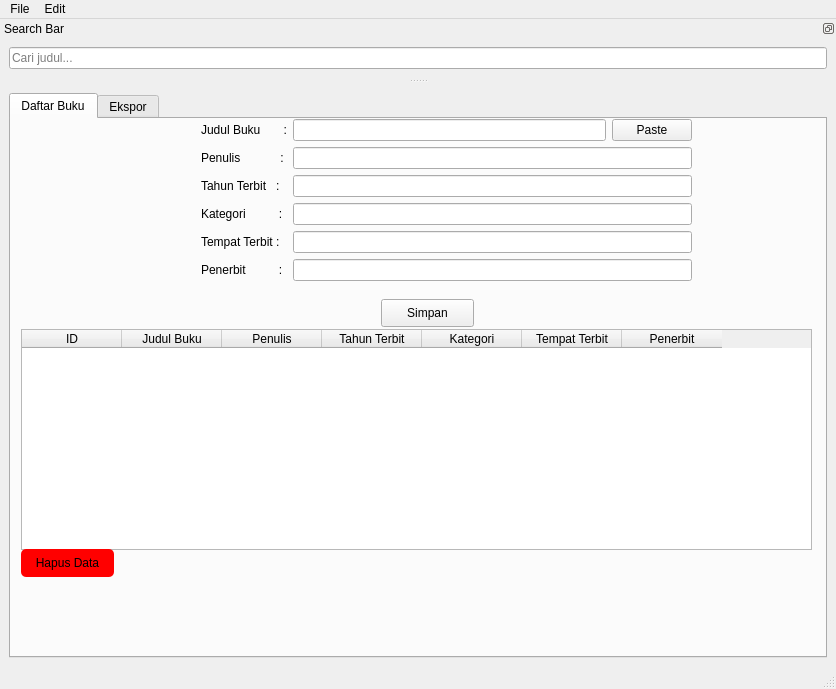
<?xml version="1.0" encoding="UTF-8"?>
<ui version="4.0">
 <class>MainWindow</class>
 <widget class="QMainWindow" name="MainWindow">
  <property name="geometry">
   <rect>
    <x>0</x>
    <y>0</y>
    <width>836</width>
    <height>689</height>
   </rect>
  </property>
  <property name="windowTitle">
   <string>Manajemen Buku - F1D022043_Faizah</string>
  </property>
  <property name="layoutDirection">
   <enum>Qt::LeftToRight</enum>
  </property>
  <widget class="QWidget" name="centralwidget">
   <layout class="QVBoxLayout" name="verticalLayout_2">
    <item>
     <widget class="QTabWidget" name="menus">
      <property name="layoutDirection">
       <enum>Qt::LeftToRight</enum>
      </property>
      <property name="styleSheet">
       <string notr="true"/>
      </property>
      <property name="currentIndex">
       <number>0</number>
      </property>
      <property name="elideMode">
       <enum>Qt::ElideLeft</enum>
      </property>
      <widget class="QWidget" name="daftar_buku">
       <attribute name="title">
        <string>Daftar Buku</string>
       </attribute>
       <widget class="QWidget" name="formLayoutWidget">
        <property name="geometry">
         <rect>
          <x>190</x>
          <y>0</y>
          <width>491</width>
          <height>177</height>
         </rect>
        </property>
        <layout class="QFormLayout" name="formLayout">
         <item row="0" column="0">
          <widget class="QLabel" name="label_judul">
           <property name="text">
            <string>Judul Buku       :</string>
           </property>
          </widget>
         </item>
         <item row="1" column="0">
          <widget class="QLabel" name="label_pengarang">
           <property name="text">
            <string>Penulis            :</string>
           </property>
          </widget>
         </item>
         <item row="1" column="1">
          <widget class="QLineEdit" name="lineEdit_penulis"/>
         </item>
         <item row="2" column="0">
          <widget class="QLabel" name="label_tahun">
           <property name="text">
            <string>Tahun Terbit   :</string>
           </property>
          </widget>
         </item>
         <item row="2" column="1">
          <widget class="QLineEdit" name="lineEdit_tahun"/>
         </item>
         <item row="3" column="0">
          <widget class="QLabel" name="label_kategori">
           <property name="text">
            <string>Kategori          :</string>
           </property>
          </widget>
         </item>
         <item row="3" column="1">
          <widget class="QLineEdit" name="lineEdit_kategori"/>
         </item>
         <item row="4" column="0">
          <widget class="QLabel" name="label_tempatTerbit">
           <property name="text">
            <string>Tempat Terbit :</string>
           </property>
          </widget>
         </item>
         <item row="4" column="1">
          <widget class="QLineEdit" name="lineEdit_tempatTerbit"/>
         </item>
         <item row="0" column="1">
          <layout class="QHBoxLayout" name="horizontalLayout">
           <item>
            <widget class="QLineEdit" name="lineEdit_judul"/>
           </item>
           <item>
            <widget class="QPushButton" name="pushButton_pasteClipboard">
             <property name="text">
              <string>Paste</string>
             </property>
            </widget>
           </item>
          </layout>
         </item>
         <item row="5" column="0">
          <widget class="QLabel" name="label_penerbit">
           <property name="text">
            <string>Penerbit          :</string>
           </property>
          </widget>
         </item>
         <item row="5" column="1">
          <widget class="QLineEdit" name="lineEdit_penerbit"/>
         </item>
        </layout>
       </widget>
       <widget class="QPushButton" name="pushButton_simpan">
        <property name="geometry">
         <rect>
          <x>370</x>
          <y>180</y>
          <width>93</width>
          <height>28</height>
         </rect>
        </property>
        <property name="text">
         <string>Simpan</string>
        </property>
       </widget>
       <widget class="QTableWidget" name="tableWidget">
        <property name="geometry">
         <rect>
          <x>10</x>
          <y>210</y>
          <width>791</width>
          <height>221</height>
         </rect>
        </property>
        <property name="styleSheet">
         <string notr="true">    QHeaderView::section {
        background-color: #ececec;
    }
</string>
        </property>
        <property name="autoScrollMargin">
         <number>0</number>
        </property>
        <property name="gridStyle">
         <enum>Qt::SolidLine</enum>
        </property>
        <property name="columnCount">
         <number>7</number>
        </property>
        <attribute name="horizontalHeaderMinimumSectionSize">
         <number>100</number>
        </attribute>
        <attribute name="verticalHeaderCascadingSectionResizes">
         <bool>true</bool>
        </attribute>
        <attribute name="verticalHeaderDefaultSectionSize">
         <number>36</number>
        </attribute>
        <attribute name="verticalHeaderMinimumSectionSize">
         <number>100</number>
        </attribute>
        <column>
         <property name="text">
          <string>ID</string>
         </property>
        </column>
        <column>
         <property name="text">
          <string>Judul Buku</string>
         </property>
        </column>
        <column>
         <property name="text">
          <string>Penulis</string>
         </property>
        </column>
        <column>
         <property name="text">
          <string>Tahun Terbit</string>
         </property>
        </column>
        <column>
         <property name="text">
          <string>Kategori</string>
         </property>
        </column>
        <column>
         <property name="text">
          <string>Tempat Terbit</string>
         </property>
        </column>
        <column>
         <property name="text">
          <string>Penerbit</string>
         </property>
        </column>
       </widget>
       <widget class="QPushButton" name="pushButton_hapus">
        <property name="geometry">
         <rect>
          <x>10</x>
          <y>430</y>
          <width>93</width>
          <height>28</height>
         </rect>
        </property>
        <property name="font">
         <font>
          <weight>50</weight>
          <bold>false</bold>
         </font>
        </property>
        <property name="styleSheet">
         <string notr="true">background-color: red;
border-radius: 5px;
</string>
        </property>
        <property name="text">
         <string>Hapus Data</string>
        </property>
       </widget>
      </widget>
      <widget class="QWidget" name="ekspor">
       <attribute name="title">
        <string>Ekspor</string>
       </attribute>
      </widget>
     </widget>
    </item>
   </layout>
  </widget>
  <widget class="QMenuBar" name="menubar">
   <property name="geometry">
    <rect>
     <x>0</x>
     <y>0</y>
     <width>836</width>
     <height>26</height>
    </rect>
   </property>
   <widget class="QMenu" name="menuFile">
    <property name="title">
     <string>File</string>
    </property>
    <addaction name="separator"/>
    <addaction name="actionSimpan"/>
    <addaction name="separator"/>
    <addaction name="actionEkspor_ke_CSV"/>
    <addaction name="actionKeluar"/>
   </widget>
   <widget class="QMenu" name="menuEdit">
    <property name="title">
     <string>Edit</string>
    </property>
    <addaction name="actionCari_Judul"/>
    <addaction name="actionHapus_Data"/>
   </widget>
   <addaction name="menuFile"/>
   <addaction name="menuEdit"/>
  </widget>
  <widget class="QDockWidget" name="dockWidget_search">
   <property name="features">
    <set>QDockWidget::DockWidgetFloatable|QDockWidget::DockWidgetMovable</set>
   </property>
   <property name="windowTitle">
    <string>Search Bar</string>
   </property>
   <attribute name="dockWidgetArea">
    <number>4</number>
   </attribute>
   <widget class="QWidget" name="dockWidgetContents_3">
    <layout class="QVBoxLayout" name="verticalLayout">
     <item>
      <widget class="QLineEdit" name="lineEdit_cariJudul">
       <property name="placeholderText">
        <string>Cari judul...</string>
       </property>
      </widget>
     </item>
    </layout>
   </widget>
  </widget>
  <widget class="QStatusBar" name="statusBar"/>
  <action name="actionSimpan">
   <property name="text">
    <string>Simpan</string>
   </property>
  </action>
  <action name="actionEkspor_ke_CSV">
   <property name="text">
    <string>Ekspor ke CSV</string>
   </property>
  </action>
  <action name="actionKeluar">
   <property name="text">
    <string>Keluar</string>
   </property>
  </action>
  <action name="actionCari_Judul">
   <property name="text">
    <string>Cari Judul</string>
   </property>
  </action>
  <action name="actionHapus_Data">
   <property name="text">
    <string>Hapus Data</string>
   </property>
  </action>
 </widget>
 <resources/>
 <connections/>
</ui>
